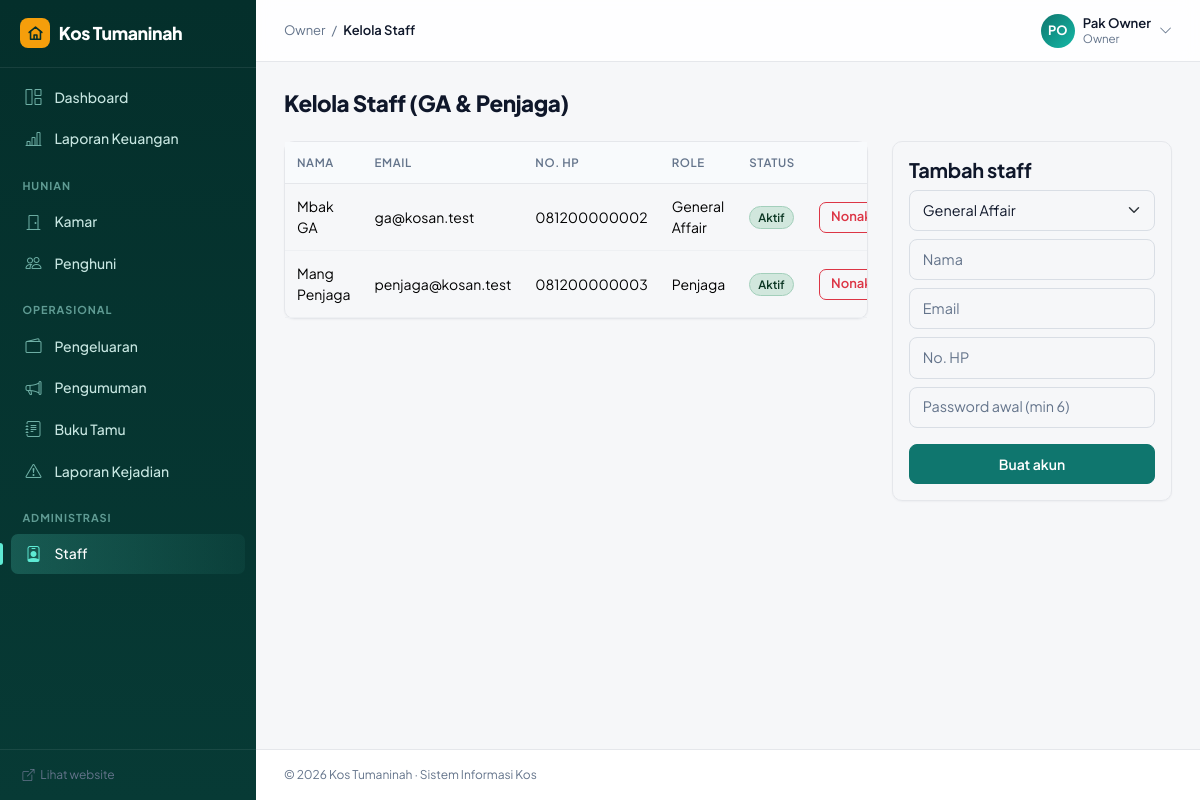
Page /owner/staff.php (signed in) on the committed database.
### tables this page shows
CREATE TABLE users (
    id             INT UNSIGNED AUTO_INCREMENT PRIMARY KEY,
    nama           VARCHAR(100) NOT NULL,
    email          VARCHAR(100) NOT NULL UNIQUE,
    password       VARCHAR(255) NOT NULL,
    no_hp          VARCHAR(20),
    role           ENUM('owner','ga','penghuni','penjaga') NOT NULL DEFAULT 'penghuni',
    no_ktp         VARCHAR(20),
    alamat         TEXT,
    kontak_darurat VARCHAR(100),
    aktif          TINYINT(1) NOT NULL DEFAULT 1,
    created_at     DATETIME NOT NULL DEFAULT CURRENT_TIMESTAMP
);

### owner/staff.php (the view, shortened to what this page needs)
<?php
require_once __DIR__ . '/../includes/functions.php';
$staff = q("SELECT * FROM users WHERE role IN ('ga', 'penjaga') ORDER BY role, nama")->fetchAll();
require __DIR__ . '/../includes/header.php';
?>
<h1 class="h3 mb-4">Kelola Staff (GA & Penjaga)</h1>
<div class="row g-4">
    <div class="col-lg-8">
        <div class="card shadow-sm"><div class="card-body table-responsive">
            <table class="table">
                <thead><tr><th>Nama</th><th>Email</th><th>No. HP</th><th>Role</th><th>Status</th><th></th></tr></thead>
                <tbody>
                <?php foreach ($staff as $s): ?>
                    <tr class="<?= $s['aktif'] ? '' : 'text-muted' ?>">
                        <td><?= e($s['nama']) ?></td>
                        <td><?= e($s['email']) ?></td>
                        <td><?= e($s['no_hp']) ?></td>
                        <td><?= e(ROLE_LABEL[$s['role']]) ?></td>
                        <td><?= $s['aktif'] ? badge('aktif') : '<span class="badge text-bg-secondary">Nonaktif</span>' ?></td>
                        <td>
                            <form method="post" data-confirm="<?= $s['aktif'] ? 'Nonaktifkan' : 'Aktifkan' ?> akun <?= e($s['nama']) ?>?">
                                <button class="btn btn-sm <?= $s['aktif'] ? 'btn-outline-danger' : 'btn-outline-success' ?>"><?= $s['aktif'] ? 'Nonaktifkan' : 'Aktifkan' ?></button>
                            </form>
                        </td>
                    </tr>
                <?php endforeach; ?>
                </tbody>
            </table>
        </div></div>
    </div>
    <div class="col-lg-4">
        <form method="post" class="card shadow-sm"><div class="card-body">
            <h5>Tambah staff</h5>
            <div class="mb-2">
                <select name="role" class="form-select"><option value="ga">General Affair</option><option value="penjaga">Penjaga</option></select>
            </div>
            <div class="mb-2"><input name="nama" class="form-control" placeholder="Nama" required></div>
            <div class="mb-2"><input type="email" name="email" class="form-control" placeholder="Email" required></div>
            <div class="mb-2"><input name="no_hp" class="form-control" placeholder="No. HP"></div>
            <div class="mb-3"><input name="password" class="form-control" placeholder="Password awal (min 6)" minlength="6" required></div>
            <button class="btn btn-primary w-100">Buat akun</button>
        </div></form>
    </div>
</div>
<?php require __DIR__ . '/../includes/footer.php'; ?>

### includes/functions.php (shortened to what this page needs)
<?php
function db(): PDO
{
    static $pdo = null;
    if ($pdo === null) {
        $pdo = new PDO(
            'mysql:host=' . DB_HOST . ';dbname=' . DB_NAME . ';charset=utf8mb4',
            DB_USER,
            DB_PASS,
            [
                PDO::ATTR_ERRMODE            => PDO::ERRMODE_EXCEPTION,
                PDO::ATTR_DEFAULT_FETCH_MODE => PDO::FETCH_ASSOC,
            ]
        );
    }
    return $pdo;
}
function q(string $sql, array $params = []): PDOStatement
{
    $st = db()->prepare($sql);
    $st->execute($params);
    return $st;
}
function e($s): string
{
    return htmlspecialchars((string) $s, ENT_QUOTES, 'UTF-8');
}
function badge(string $status): string
{
    $warna = [
        'kosong' => 'success', 'terisi' => 'secondary', 'perbaikan' => 'warning',
        'pending' => 'warning', 'diterima' => 'success', 'ditolak' => 'danger', 'batal' => 'secondary',
        'aktif' => 'success', 'selesai' => 'success', 'disetujui' => 'success',
        'belum' => 'danger', 'menunggu' => 'warning', 'lunas' => 'success', 'valid' => 'success',
        'baru' => 'info', 'diproses' => 'primary',
    ];
    $label = [
        'kosong' => 'Tersedia', 'pending' => 'Menunggu', 'belum' => 'Belum dibayar',
        'menunggu' => 'Diverifikasi', 'valid' => 'Terverifikasi',
    ];
    $w = $warna[$status] ?? 'secondary';
    return '<span class="badge rounded-pill bg-' . $w . '-subtle text-' . $w . '-emphasis border border-' . $w . '-subtle">'
        . e($label[$status] ?? ucfirst($status)) . '</span>';
}
function logo_svg(): string
{
    return '<svg viewBox="0 0 24 24" fill="none" stroke="currentColor" stroke-width="2.2" stroke-linecap="round" stroke-linejoin="round">'
        . '<path d="M3 10.5 12 3l9 7.5"/><path d="M5 9v11h14V9"/><path d="M10 20v-6h4v6"/></svg>';
}

### assets/css/style.css (style rules this page uses)
:root { --brand: #0f766e; --brand-hover: #115e59; --brand-active: #134e4a; --brand-soft: #e7f3f1; --ink: #0f172a; --ink-2: #334155; --muted: #64748b; --line: #e5e7eb; --canvas: #f6f7f9; --sidebar: #0f172a; --radius: 10px; --bs-body-font-family: 'Plus Jakarta Sans', system-ui, -apple-system, 'Segoe UI', Roboto, sans-serif; --bs-body-font-size: .9375rem; --bs-body-color: var(--ink); --bs-body-bg: var(--canvas); --bs-secondary-color: var(--muted); --bs-border-color: var(--line); --bs-primary: #0f766e; --bs-primary-rgb: 15, 118, 110; --bs-primary-bg-subtle: #e7f3f1; --bs-primary-border-subtle: #b9ddd7; --bs-primary-text-emphasis: #115e59; --bs-link-color: #0f766e; --bs-link-color-rgb: 15, 118, 110; --bs-link-hover-color: #115e59; --bs-link-hover-color-rgb: 17, 94, 89; }
body { -webkit-font-smoothing: antialiased; letter-spacing: -.003em; }
h1, h2, h3, h4, h5, h6, .h1, .h2, .h3, .h4, .h5, .h6 { font-weight: 700; letter-spacing: -.015em; color: var(--ink); }
.btn { font-weight: 600; font-size: .875rem; padding: .55rem 1.05rem; border-radius: 8px; }
.btn-sm { padding: .3rem .7rem; font-size: .8125rem; border-radius: 7px; }
.btn-primary { --bs-btn-bg: var(--brand); --bs-btn-border-color: var(--brand); --bs-btn-hover-bg: var(--brand-hover); --bs-btn-hover-border-color: var(--brand-hover); --bs-btn-active-bg: var(--brand-active); --bs-btn-active-border-color: var(--brand-active); --bs-btn-disabled-bg: var(--brand); --bs-btn-disabled-border-color: var(--brand); }
.form-control, .form-select { border-radius: 8px; border-color: #d9dee5; padding: .55rem .8rem; font-size: .9rem; }
.card { border: 1px solid var(--line); border-radius: var(--radius); }
.shadow-sm { box-shadow: 0 1px 2px rgba(15, 23, 42, .04) !important; }
.table { --bs-table-bg: transparent; font-size: .875rem; margin-bottom: 0; }
.table > thead th { font-size: .72rem; text-transform: uppercase; letter-spacing: .05em; color: var(--muted); font-weight: 600; background: #f8fafc; border-bottom: 1px solid var(--line); white-space: nowrap; }
.table td, .table th { vertical-align: middle; padding: .75rem .75rem; border-color: #eef0f3; }
.card-body.table-responsive, .card-body > .table-responsive { padding: 0; }
.badge { font-weight: 600; font-size: .72rem; padding: .38em .7em; }
.logo-mark svg { width: 17px; height: 17px; }
.app-content h1.h3, .app-content h1 { font-size: 1.4rem; font-weight: 800; letter-spacing: -.02em; }

### assets/css/motion.css (style rules this page uses)
:root { --ease-out: cubic-bezier(.22, .61, .36, 1); --dur: .45s; }
.app-content .row > [class*="col"] > .card { animation: pageIn .45s var(--ease-out) both; }
.app-content .row > [class*="col"]:nth-child(2) > .card { animation-delay: .04s; }
.btn { transition: background-color .15s ease, border-color .15s ease, color .15s ease, box-shadow .15s ease, transform .1s ease; }
.card { transition: border-color .2s ease, box-shadow .2s ease, transform .2s ease; }
.table tbody tr { transition: background-color .12s ease; }
.form-control, .form-select { transition: border-color .15s ease, box-shadow .15s ease; }

### assets/css/theme.css (style rules this page uses)
:root { --deep: #042f2b; --deep-2: #0b4f48; --accent: #f59e0b; --accent-hover: #fbbf24; --mint: #5eead4; }
html { scroll-behavior: smooth; }

### rows in the picture
users: nama "Mbak GA", email "ga@kosan.test", no_hp "081200000002", role "General Affair", aktif "Nonaktifkan"
users: nama "Mang Penjaga", email "penjaga@kosan.test", no_hp "081200000003", role "Penjaga", aktif "Nonaktifkan"

### other values in the picture
APP_NAME "Kos Tumaninah"
$label "Dashboard"
$label "Laporan Keuangan"
$seksi "HUNIAN"
$label "Kamar"
$label "Penghuni"
$seksi "OPERASIONAL"
$label "Pengeluaran"
$label "Pengumuman"
$label "Buku Tamu"
$label "Laporan Kejadian"
$seksi "ADMINISTRASI"
$label "Staff"
ROLE_LABEL[$u['role']] "Owner"
$crumb "Kelola Staff"
